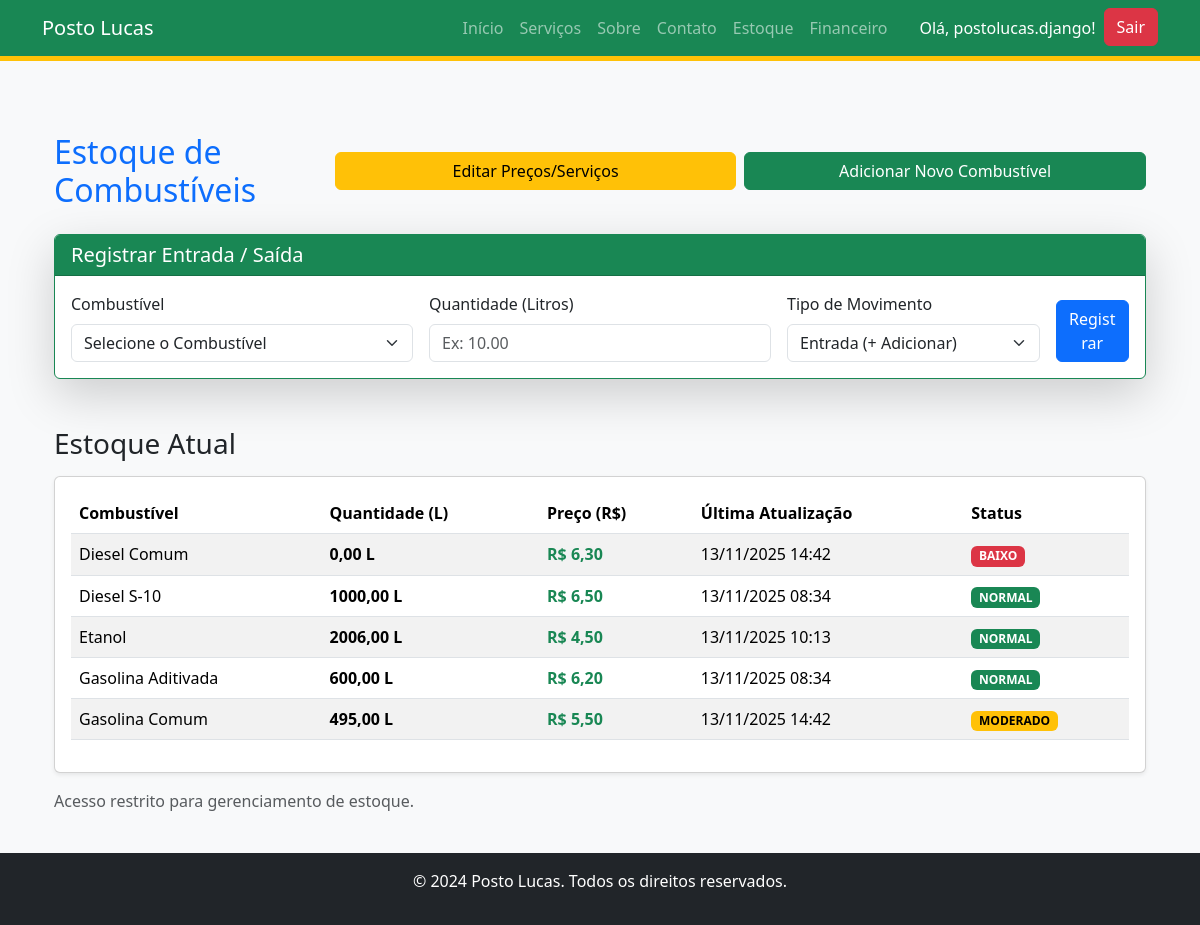
Page /gerenciamento/estoque/ (signed in) on the earlier database version.
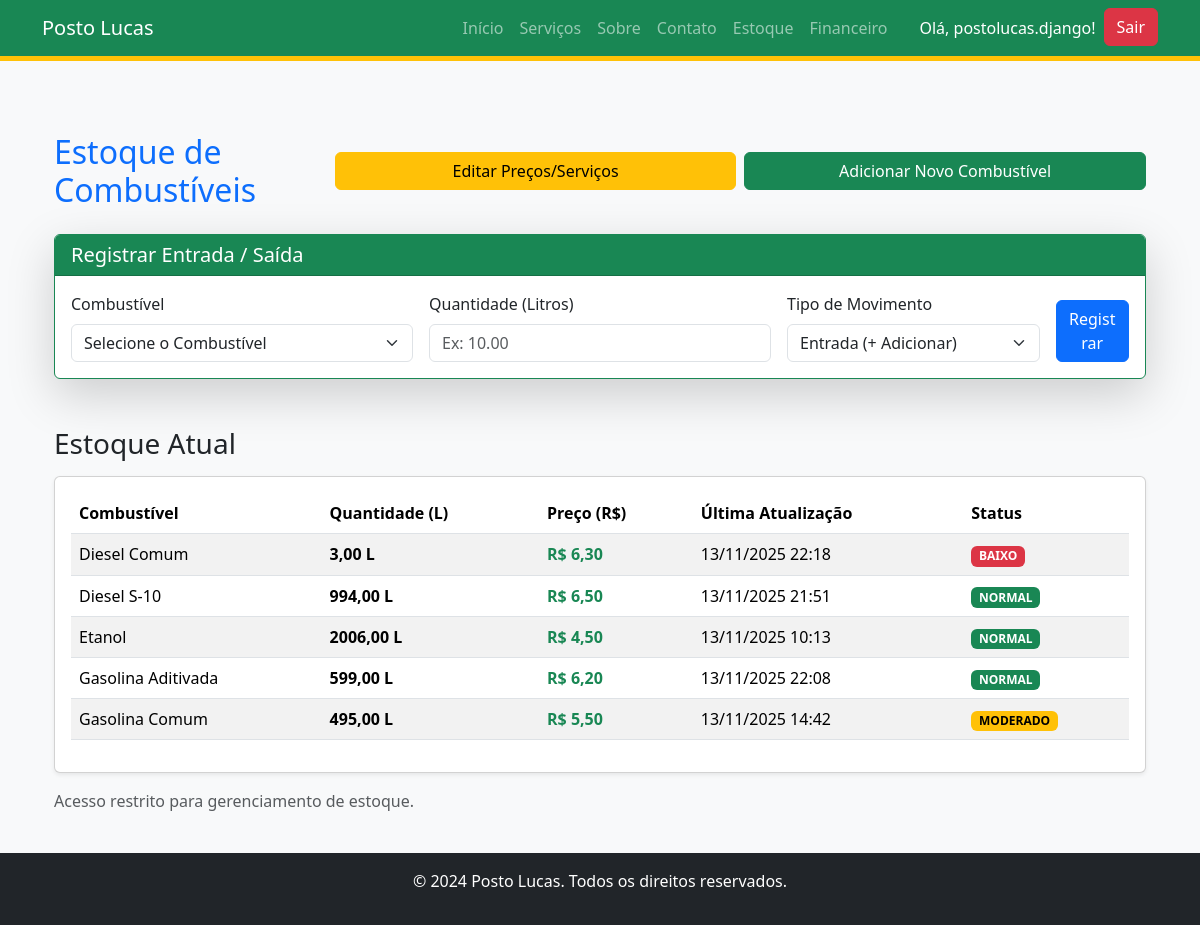
Same page on the later database version.
### apps/gerenciamento/models.py (models this page shows)
class EstoqueGasolina(models.Model):
    TIPOS_COMBUSTIVEL = [
        ('GAS_COMUM', 'Gasolina Comum'),
        ('GAS_ADITIVADA', 'Gasolina Aditivada'),
        ('DIESEL_COMUM', 'Diesel Comum'),
        ('DIESEL_S10', 'Diesel S-10'),
        ('ETANOL', 'Etanol'),
    ]
    tipo = models.CharField(
        max_length=20,
        choices=TIPOS_COMBUSTIVEL,
        unique=True, # <--- CRÍTICO: Garante que só haverá uma linha por tipo de combustível.
        verbose_name="Tipo de Combustível"
    )
    quantidade_litros = models.DecimalField(
        max_digits=10, # Suporta até 99.999.999,99 L (10 dígitos no total)
        decimal_places=2, # Duas casas decimais de precisão (centésimos de litro)
        default=0.00,
        verbose_name="Estoque (Litros)"
    )
    preco_atual_litro = models.DecimalField(
        max_digits=10,
        decimal_places=2,
        default=0.00,
        verbose_name="Preço Atual por Litro (R$)"
    )
    data_ultima_atualizacao = models.DateTimeField(
        auto_now=True, # Atualiza automaticamente a cada salvamento
        verbose_name="Última Atualização"
    )
    class Meta:
        verbose_name = "Estoque de Combustível"
        verbose_name_plural = "Estoque de Combustíveis"
    def __str__(self):
        return f"{self.get_tipo_display()}: {self.quantidade_litros} L - R$ {self.preco_atual_litro}/L"

### apps/gerenciamento/views.py (the view)
# urls.py: path('estoque/', views.estoque_gasolina_view, name='estoque_gasolina'),
@login_required
def estoque_gasolina_view(request):
    if not EstoqueGasolina.objects.exists():
        messages.info(request, "O estoque está vazio. Por favor, adicione o estoque inicial dos seus combustíveis.")
        return redirect('adicionar_combustivel')
    if request.method == 'POST':
        form = MovimentacaoEstoqueForm(request.POST)
        if form.is_valid():
            combustivel_pk = form.cleaned_data['combustivel'].pk
            quantidade = form.cleaned_data['quantidade'] # Sempre positivo
            movimento = form.cleaned_data['movimento'] # 'ENTRADA' ou 'SAIDA'
            try:
                with transaction.atomic():
                    item_estoque = EstoqueGasolina.objects.select_for_update().get(pk=combustivel_pk)
                    preco_unitario = item_estoque.preco_atual_litro
                    if movimento == 'SAIDA':
                        estoque_delta = quantidade * -1
                        if item_estoque.quantidade_litros + estoque_delta < 0:
                            messages.error(request, "ERRO: Estoque insuficiente para esta saída.")
                            return redirect('estoque_gasolina')
                        total = (Decimal(preco_unitario) * Decimal(quantidade))
                        RegistroVenda.objects.create(
                            combustivel=item_estoque,
                            quantidade_litros=quantidade,
                            preco_venda_litro=preco_unitario,
                            total_venda=total
                        )
                        msg_tipo = "Venda (Saída de Estoque)"
                    else: # movimento == 'ENTRADA'
                        estoque_delta = quantidade
                        total = (Decimal(preco_unitario) * Decimal(quantidade))
                        RegistroCompra.objects.create(
                            combustivel=item_estoque,
                            quantidade_litros=quantidade,
                            preco_compra_litro=preco_unitario,
                            total_compra=total
                        )
                        msg_tipo = "Compra (Entrada de Estoque)"
                    item_estoque.quantidade_litros += estoque_delta
                    item_estoque.save()
                    messages.success(request, f"{msg_tipo} registrada e Estoque de {item_estoque.get_tipo_display()} atualizado! ({'+' if estoque_delta > 0 else ''}{estoque_delta} L)")
            except EstoqueGasolina.DoesNotExist:
                messages.error(request, "Erro: Combustível não encontrado.")
            except Exception as e:
                messages.error(request, f"Erro inesperado ao atualizar estoque: {e}")
            return redirect('estoque_gasolina')
    else:
        form = MovimentacaoEstoqueForm()
    estoques = EstoqueGasolina.objects.all().order_by('tipo')
    context = {
        'estoques': estoques,
        'form': form,
        'titulo': 'Estoque de Combustíveis'
    }
    return render(request, 'gerenciamento/estoque_gasolina.html', context)

### apps/gerenciamento/forms.py
class MovimentacaoEstoqueForm(forms.Form):
    TIPO_MOVIMENTACAO = [
        ('ENTRADA', 'Entrada (+ Adicionar)'),
        ('SAIDA', 'Saída (- Remover)'),
    ]
    combustivel = forms.ModelChoiceField(
        queryset=EstoqueGasolina.objects.all().order_by('tipo'),
        label="Combustível",
        empty_label="Selecione o Combustível",
        widget=forms.Select(attrs={'class': 'form-select'})
    )
    quantidade = forms.DecimalField(
        label="Quantidade (Litros)",
        max_digits=10,
        decimal_places=2,
        min_value=0.01,
        widget=forms.NumberInput(attrs={'class': 'form-control', 'placeholder': 'Ex: 10.00'})
    )
    movimento = forms.ChoiceField(
        choices=TIPO_MOVIMENTACAO,
        label="Tipo de Movimento",
        widget=forms.Select(attrs={'class': 'form-select'})
    )
    observacao = forms.CharField(
        label="Observação (Opcional)",
        required=False,
        widget=forms.TextInput(attrs={'class': 'form-control', 'placeholder': 'Ex: Recebimento de Cargas'})
    )

### templates/gerenciamento/estoque_gasolina.html (shortened to what the changed rows need)
{% extends "base.html" %}
{% load widget_tweaks %}
{% block content %}
<div class="container mt-5">
    <div class="d-flex flex-column flex-md-row justify-content-between align-items-start align-items-md-center mb-4">
        <h2 class="mb-3 mb-md-0 text-primary">{{ titulo }}</h2>
    </div>
    <div class="card shadow-sm">
        <div class="card-body">
            {% if estoques %}
            <div class="table-responsive">
                <table class="table table-hover table-striped">
                    <thead class="bg-light">
                        <tr>
                            <th scope="col">Combustível</th>
                            <th scope="col">Quantidade (L)</th>
                            <th scope="col" class="text-nowrap">Preço (R$)</th>
                            <th scope="col" class="text-nowrap">Última Atualização</th>
                            <th scope="col">Status</th>
                        </tr>
                    </thead>
                    <tbody>
                        {% for item in estoques %}
                        <tr>
                            <td>{{ item.get_tipo_display }}</td>
                            <td>
                                <strong>{{ item.quantidade_litros|floatformat:2 }} L</strong>
                            </td>
                            <td>
                                <strong class="text-success">R$ {{ item.preco_atual_litro|floatformat:2 }}</strong>
                            </td>
                            <td>{{ item.data_ultima_atualizacao|date:"d/m/Y H:i" }}</td>
                            <td>
                                {% if item.quantidade_litros <= 100 %}
                                <span class="badge text-bg-danger">BAIXO</span>
                                {% elif item.quantidade_litros <= 500 %}
                                <span class="badge text-bg-warning">MODERADO</span>
                                {% else %}
                                <span class="badge text-bg-success">NORMAL</span>
                                {% endif %}
                            </td>
                        </tr>
                        {% endfor %}
                    </tbody>
                </table>
            </div>
            {% else %}
            <div class="alert alert-info" role="alert">
                Nenhum item de estoque encontrado. <a href="{% url 'adicionar_combustivel' %}" class="alert-link">Clique aqui para adicionar o primeiro.</a>
            </div>
            {% endif %}
        </div>
    </div>
</div>
{% endblock %}

Differences in the rows shown:
changed EstoqueGasolina "Diesel Comum": quantidade_litros "0,00" → "3,00"; data_ultima_atualizacao "13/11/2025 14:42" → "13/11/2025 22:18"
changed EstoqueGasolina "Diesel S-10": quantidade_litros "1000,00" → "994,00"; data_ultima_atualizacao "13/11/2025 08:34" → "13/11/2025 21:51"
changed EstoqueGasolina "Gasolina Aditivada": quantidade_litros "600,00" → "599,00"; data_ultima_atualizacao "13/11/2025 08:34" → "13/11/2025 22:08"
